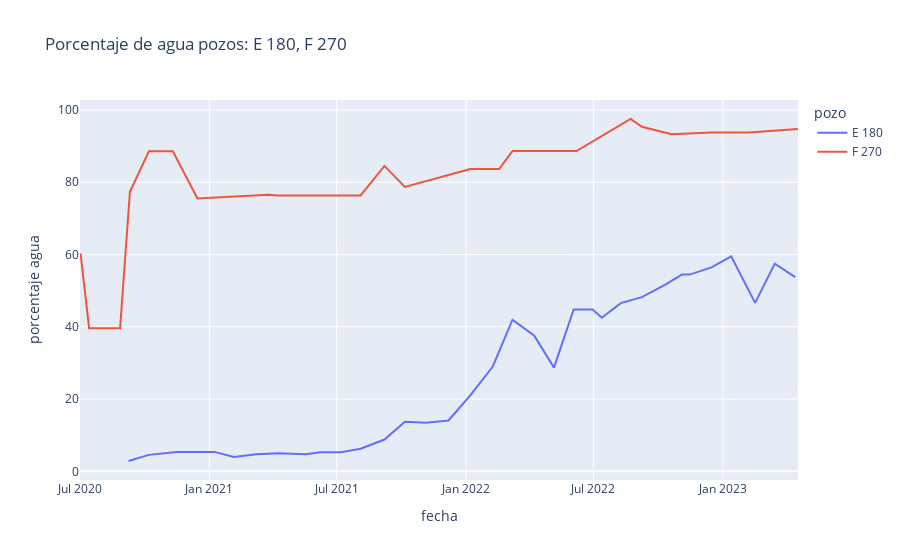
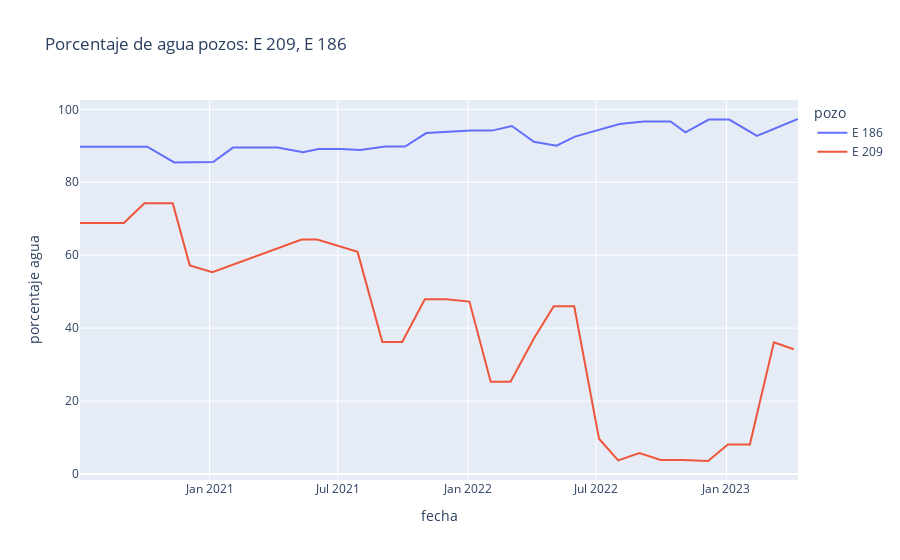

Notebook code for these charts, in order:
### Code cell
for row in _df.itertuples():
    print('Correlación: %.4f' % row.wells_corr)
    plot_nearby_wells([row.well_a, row.well_b], False)

### Figure 1 — Plotly figure (JSON) as saved in the notebook; plotly's stock layout.template omitted (floating-point values rounded to 4 significant figures)
{"data": [{"hovertemplate": "pozo=E 180<br>fecha=%{x}<br>porcentaje agua=%{y}<extra></extra>", "legendgroup": "E 180", "line": {"color": "#636efa", "dash": "solid"}, "marker": {"symbol": "circle"}, "mode": "lines", "name": "E 180", "orientation": "v", "showlegend": true, "type": "scatter", "x": ["2020-09-08T00:00:00", "2020-10-07T00:00:00", "2020-11-16T00:00:00", "2020-12-15T00:00:00", "2021-01-08T00:00:00", "2021-02-05T00:00:00", "2021-03-09T00:00:00", "2021-04-09T00:00:00", "2021-05-18T00:00:00", "2021-06-08T00:00:00", "2021-07-07T00:00:00", "2021-08-04T00:00:00", "2021-09-07T00:00:00", "2021-10-06T00:00:00", "2021-11-05T00:00:00", "2021-12-07T00:00:00", "2022-01-07T00:00:00", "2022-02-08T00:00:00", "2022-03-08T00:00:00", "2022-04-08T00:00:00", "2022-05-06T00:00:00", "2022-06-03T00:00:00", "2022-06-30T00:00:00", "2022-07-13T00:00:00", "2022-08-09T00:00:00", "2022-09-08T00:00:00", "2022-10-12T00:00:00", "2022-11-04T00:00:00", "2022-11-15T00:00:00", "2022-12-16T00:00:00", "2023-01-13T00:00:00", "2023-02-16T00:00:00", "2023-03-16T00:00:00", "2023-04-14T00:00:00"], "xaxis": "x", "y": [2.85, 4.55, 5.37, 5.37, 5.37, 3.98, 4.73, 5.01, 4.69, 5.3, 5.3, 6.24, 8.79, 13.74, 13.46, 14.08, 21.01, 29.01, 41.96, 37.53, 28.69, 44.79, 44.79, 42.51, 46.55, 48.2, 51.76, 54.44, 54.44, 56.45, 59.48, 46.61, 57.49, 53.75], "yaxis": "y"}, {"hovertemplate": "pozo=F 270<br>fecha=%{x}<br>porcentaje agua=%{y}<extra></extra>", "legendgroup": "F 270", "line": {"color": "#EF553B", "dash": "solid"}, "marker": {"symbol": "circle"}, "mode": "lines", "name": "F 270", "orientation": "v", "showlegend": true, "type": "scatter", "x": ["2020-07-01T00:00:00", "2020-07-02T00:00:00", "2020-07-14T00:00:00", "2020-07-28T00:00:00", "2020-08-27T00:00:00", "2020-09-10T00:00:00", "2020-10-07T00:00:00", "2020-11-10T00:00:00", "2020-12-15T00:00:00", "2021-03-25T00:00:00", "2021-04-09T00:00:00", "2021-07-07T00:00:00", "2021-08-04T00:00:00", "2021-09-07T00:00:00", "2021-10-06T00:00:00", "2022-01-07T00:00:00", "2022-02-17T00:00:00", "2022-03-08T00:00:00", "2022-03-22T00:00:00", "2022-06-07T00:00:00", "2022-08-23T00:00:00", "2022-09-08T00:00:00", "2022-10-20T00:00:00", "2022-12-16T00:00:00", "2023-01-13T00:00:00", "2023-02-07T00:00:00", "2023-04-18T00:00:00"], "xaxis": "x", "y": [60, 60, 39.57, 39.57, 39.57, 77.36, 88.57, 88.57, 75.51, 76.56, 76.35, 76.35, 76.35, 84.53, 78.72, 83.66, 83.66, 88.62, 88.62, 88.62, 97.51, 95.37, 93.27, 93.78, 93.78, 93.78, 94.76], "yaxis": "y"}], "layout": {"legend": {"title": {"text": "pozo"}, "tracegroupgap": 0}, "title": {"text": "Porcentaje de agua pozos: E 180, F 270"}, "xaxis": {"anchor": "y", "domain": [0, 1], "title": {"text": "fecha"}}, "yaxis": {"anchor": "x", "domain": [0, 1], "title": {"text": "porcentaje agua"}}}}

### Figure 2 — Plotly figure (JSON) as saved in the notebook; plotly's stock layout.template omitted (floating-point values rounded to 4 significant figures)
{"data": [{"hovertemplate": "pozo=E 186<br>fecha=%{x}<br>porcentaje agua=%{y}<extra></extra>", "legendgroup": "E 186", "line": {"color": "#636efa", "dash": "solid"}, "marker": {"symbol": "circle"}, "mode": "lines", "name": "E 186", "orientation": "v", "showlegend": true, "type": "scatter", "x": ["2020-07-02T00:00:00", "2020-08-05T00:00:00", "2020-09-04T00:00:00", "2020-10-05T00:00:00", "2020-11-12T00:00:00", "2020-12-10T00:00:00", "2021-01-06T00:00:00", "2021-02-03T00:00:00", "2021-03-05T00:00:00", "2021-04-07T00:00:00", "2021-05-13T00:00:00", "2021-06-04T00:00:00", "2021-07-05T00:00:00", "2021-08-02T00:00:00", "2021-09-06T00:00:00", "2021-10-04T00:00:00", "2021-11-03T00:00:00", "2021-12-03T00:00:00", "2022-01-05T00:00:00", "2022-02-04T00:00:00", "2022-03-04T00:00:00", "2022-04-04T00:00:00", "2022-05-06T00:00:00", "2022-06-01T00:00:00", "2022-08-03T00:00:00", "2022-09-06T00:00:00", "2022-10-14T00:00:00", "2022-11-04T00:00:00", "2022-12-07T00:00:00", "2023-01-05T00:00:00", "2023-02-13T00:00:00", "2023-04-12T00:00:00"], "xaxis": "x", "y": [89.76, 89.76, 89.76, 89.76, 85.43, 85.54, 85.54, 89.51, 89.51, 89.54, 88.23, 89.09, 89.09, 88.87, 89.8, 89.8, 93.5, 93.78, 94.17, 94.17, 95.42, 91.09, 90.04, 92.51, 95.99, 96.68, 96.68, 93.7, 97.19, 97.19, 92.71, 97.35], "yaxis": "y"}, {"hovertemplate": "pozo=E 209<br>fecha=%{x}<br>porcentaje agua=%{y}<extra></extra>", "legendgroup": "E 209", "line": {"color": "#EF553B", "dash": "solid"}, "marker": {"symbol": "circle"}, "mode": "lines", "name": "E 209", "orientation": "v", "showlegend": true, "type": "scatter", "x": ["2020-07-02T00:00:00", "2020-08-04T00:00:00", "2020-09-02T00:00:00", "2020-10-01T00:00:00", "2020-11-10T00:00:00", "2020-12-04T00:00:00", "2021-01-05T00:00:00", "2021-05-11T00:00:00", "2021-06-02T00:00:00", "2021-07-29T00:00:00", "2021-09-02T00:00:00", "2021-09-30T00:00:00", "2021-11-01T00:00:00", "2021-12-01T00:00:00", "2022-01-03T00:00:00", "2022-02-02T00:00:00", "2022-03-02T00:00:00", "2022-04-04T00:00:00", "2022-05-02T00:00:00", "2022-05-31T00:00:00", "2022-07-05T00:00:00", "2022-08-01T00:00:00", "2022-08-31T00:00:00", "2022-09-30T00:00:00", "2022-10-31T00:00:00", "2022-12-06T00:00:00", "2023-01-03T00:00:00", "2023-02-03T00:00:00", "2023-03-09T00:00:00", "2023-04-06T00:00:00"], "xaxis": "x", "y": [68.86, 68.86, 68.86, 74.26, 74.26, 57.21, 55.35, 64.29, 64.29, 60.91, 36.18, 36.18, 47.89, 47.89, 47.27, 25.29, 25.29, 37.17, 46, 46, 9.66, 3.73, 5.75, 3.82, 3.82, 3.56, 8.08, 8.08, 36.14, 34.2], "yaxis": "y"}], "layout": {"legend": {"title": {"text": "pozo"}, "tracegroupgap": 0}, "title": {"text": "Porcentaje de agua pozos: E 209, E 186"}, "xaxis": {"anchor": "y", "domain": [0, 1], "title": {"text": "fecha"}}, "yaxis": {"anchor": "x", "domain": [0, 1], "title": {"text": "porcentaje agua"}}}}
